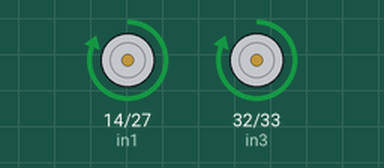
This sketch was run on a simulated ESP32. On the bench: motor-driver pin pairs drawn as motors (green arrow = first pin HIGH = forward, orange = second pin HIGH = backward, longer = more drive, scaled by the enable pin). What the sketch prints to the serial monitor is not drawn.

Above: at 2.5 s.
At 5.5 s:
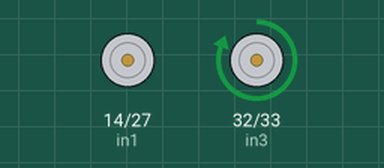
At 14.5 s:
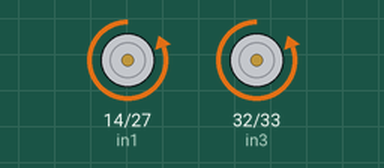
Timing chart, 0 to 22.1 s (numbered marks = the images above):
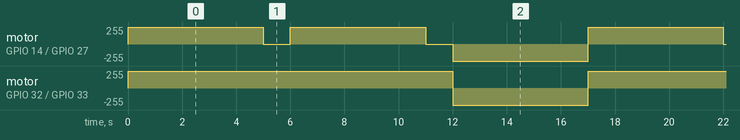

The sketch:

code_roda_full.ino
```cpp
const int enA = 26;
const int in1 = 14;
const int in2 = 27;

const int enB = 25;
const int in3 = 32;
const int in4 = 33;

void setup() {
  Serial.begin(115200);

  pinMode(enA, OUTPUT);
  pinMode(in1, OUTPUT);
  pinMode(in2, OUTPUT);

  pinMode(enB, OUTPUT);
  pinMode(in3, OUTPUT);
  pinMode(in4, OUTPUT);

  digitalWrite(enA, HIGH);
  digitalWrite(enB, HIGH);
}

void loop() {
  // Maju 5 detik
  digitalWrite(in1, HIGH); digitalWrite(in2, LOW);  // motor kiri maju
  digitalWrite(in3, HIGH); digitalWrite(in4, LOW);  // motor kanan maju
  Serial.println("🚗 Maju");
  delay(5000);

  // Belok kiri (motor kanan jalan)
  digitalWrite(in1, LOW); digitalWrite(in2, LOW);   // motor kiri mati
  digitalWrite(in3, HIGH); digitalWrite(in4, LOW);  // motor kanan maju
  Serial.println("↩️ Belok kiri");
  delay(1000);

  // Maju 5 detik lagi
  digitalWrite(in1, HIGH); digitalWrite(in2, LOW);
  digitalWrite(in3, HIGH); digitalWrite(in4, LOW);
  Serial.println("🚗 Maju lagi");
  delay(5000);

  // Belok kiri lagi
  digitalWrite(in1, LOW); digitalWrite(in2, LOW);
  digitalWrite(in3, HIGH); digitalWrite(in4, LOW);
  Serial.println("↩️ Belok kiri lagi");
  delay(1000);

  // Mundur 5 detik
  digitalWrite(in1, LOW); digitalWrite(in2, HIGH);
  digitalWrite(in3, LOW); digitalWrite(in4, HIGH);
  Serial.println("⏪ Mundur");
  delay(5000);

  // Ulang dari awal
}
```

Measured:
- by itself, motor on GPIO 32 (in3) / GPIO 33 (in4): alternates forward 255/255 for 12.0 s and backward 255/255 for 5.0 s
- by itself, motor on GPIO 14 (in1) / GPIO 27 (in2): repeats every 17.0 s: stopped 1.0 s, forward 255/255 5.0 s, stopped 1.0 s, backward 255/255 5.0 s, forward 255/255 5.0 s
